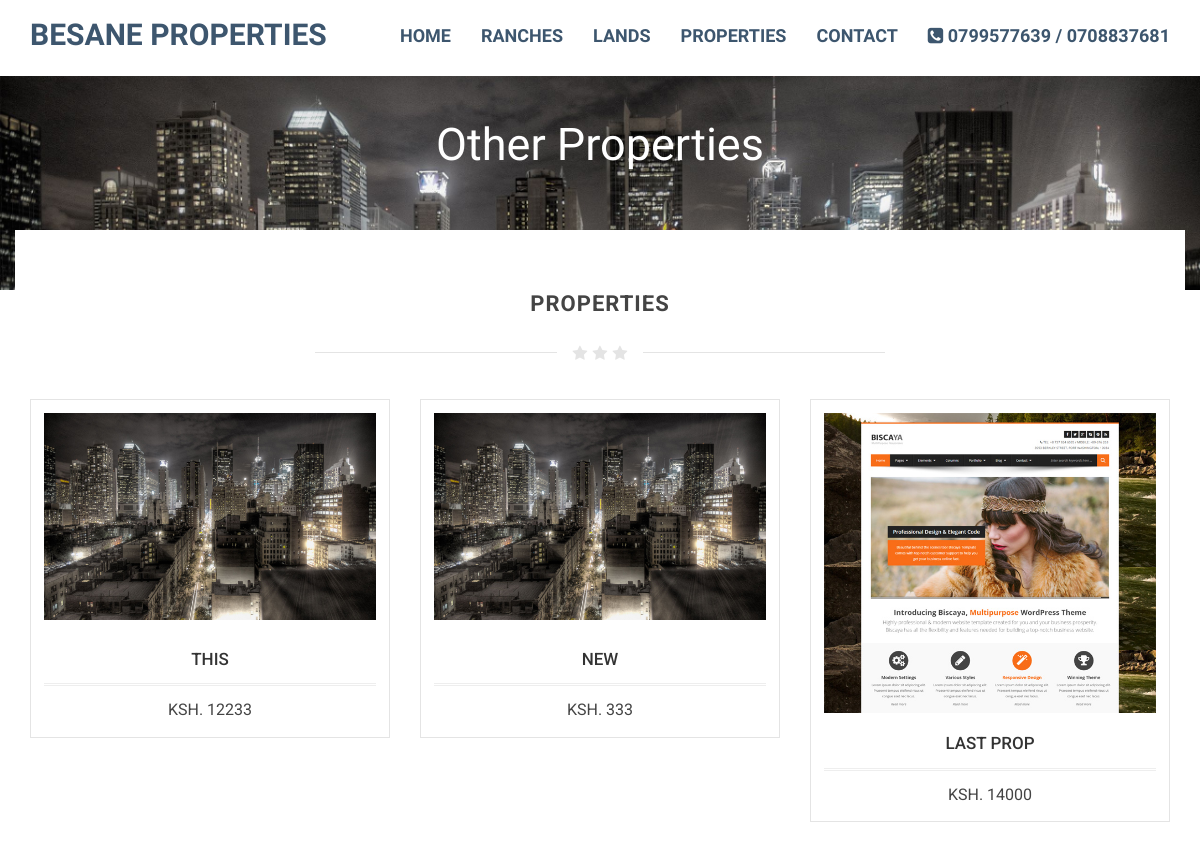
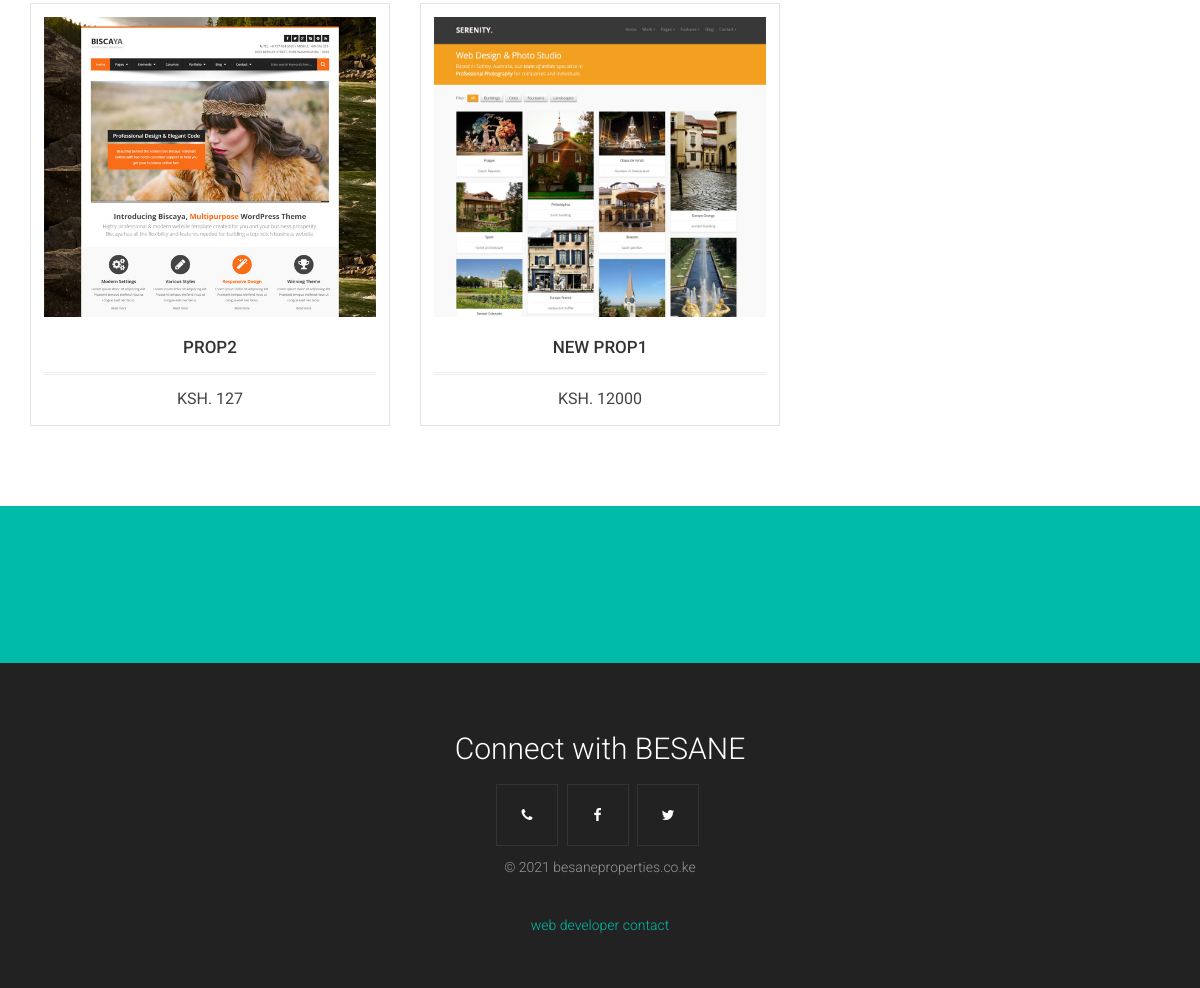
Page /core/viewproperties on the committed database (2 pictures, top to bottom).
### Core/models.py (models this page shows, shortened)
class Property(models.Model):
    pic = models.ImageField(blank=True, null=True)
    name = models.CharField(max_length=255)
    size = models.CharField(max_length=255)
    price = models.IntegerField()
    available = models.BooleanField(default=True)
    Location = models.CharField(max_length=255)
    latest = models.BooleanField(default=False)
    date_created = models.DateTimeField(auto_now_add=True)
    description = models.CharField(max_length=255, blank=True, null=True)
    sold = models.BooleanField(default=False)
    class Meta:
        abstract = True

class OtherProperty(Property):
    def __str__(self):
        return self.name

### Core/views.py (the view, shortened to what this page needs)
# urls.py: path('viewproperties', viewOther, name='viewother'),
def viewOther(request, id=0):
    if request.method == "GET":
        if id == 0:
            otherproperties = OtherProperty.objects.filter(available=True).order_by("-date_created")
            context = {
                'otherproperties': otherproperties,
            }
            return render(request, 'otherproperty.html', context=context)
    else:
        return "INVALID METHOD"

### templates/otherproperty.html (shortened to what this page needs)
{% load static %}
<!DOCTYPE html>
<html>
<head>
<link href="{% static 'assets/css/bootstrap.min.css' %}" rel="stylesheet">
<link href="https://maxcdn.bootstrapcdn.com/font-awesome/4.6.3/css/font-awesome.min.css" rel="stylesheet">
<link href="{% static 'assets/css/style.css' %}" rel="stylesheet">
</head>
<body>
<header class="item header margin-top-0">
	<div class="wrapper">
		{% include 'nav.html' %}
	<div class="container">
		<div class="row">
			<div class="col-md-12 text-center">
				<div class="text-pageheader">
					<div class="subtext-image" data-scrollreveal="enter bottom over 1.7s after 0.1s">
						 Other Properties
					</div>
				</div>
			</div>
		</div>
	</div>
</div>
</header>
<section class="item content">
<div class="container toparea">
	<div class="underlined-title">
		<div class="editContent">
			<h1 class="text-center latestitems">Properties</h1>
		</div>
		<div class="wow-hr type_short">
			<span class="wow-hr-h">
			<i class="fa fa-star"></i>
			<i class="fa fa-star"></i>
			<i class="fa fa-star"></i>
			</span>
		</div>
	</div>
	<div class="row">
		{% for property in otherproperties %}
		<div class="col-md-4">
			<div class="productbox">
				<div class="fadeshop">
					<span class="maxproduct">
						<img src="/media/{{property.pic}}" alt=""></span>
				</div>
				<div class="product-details">
					<a href="#">
					<h1>{{property.name}}</h1>
					</a>
					<span class="price">
					<span class="edd_price">KSH. {{property.price}}</span>
					</span>
				</div>
			</div>
		</div>
		{% endfor %}
	</div>
</div>
</section>
{% include 'footer.html' %}
</body>
</html>

### templates/nav.html (shortened to what this page needs)
<nav role="navigation" class="navbar navbar-white navbar-embossed navbar-lg navbar-fixed-top">
    <div class="container">
        <div class="navbar-header">
            <a href="{% url 'home' %}" class="navbar-brand brand"> BESANE PROPERTIES </a>
        </div>
        <div id="navbar-collapse-02" class="collapse navbar-collapse">
            <ul class="nav navbar-nav navbar-right">
                <li class="propClone"><a href="{% url 'home' %}">Home</a></li>
                <li class="propClone"><a href="{% url 'viewRanches' %}">Ranches</a></li>
                <li class="propClone"><a href="{% url 'viewLands' %}">Lands</a></li>
                <li class="propClone"><a href="{% url 'viewother' %}">Properties</a></li>
                <li class="propClone"><a href="{% url 'contactview' %}">Contact</a></li>
                <li class="propClone"><a href="#"><i class='fa fa-phone-square'></i> <span> 0799577639 / 0708837681</span> </a></li>
            </ul>
        </div>
    </div>
    </nav>

### templates/footer.html (shortened to what this page needs)
<section class="content-block" style="background-color:#00bba7;">
    <div class="container text-center">
    <div class="row">
        <div class="col-sm-10 col-sm-offset-1">
        </div>
    </div>
    </div>
    </section>
    <div class="footer text-center">
        <div class="container">
            <div class="row">
                <p class="footernote">
                     Connect with BESANE
                </p>
                <ul class="social-iconsfooter">
                    <li><a href="#" target="_blank"><i class="fa fa-phone"></i></a></li>
                    <li><a href="#" target="_blank"><i class="fa fa-facebook"></i></a></li>
                    <li><a href="#" target="_blank"><i class="fa fa-twitter"></i></a></li>
                </ul>
                <p>
                     &copy; 2021 besaneproperties.co.ke<br/>
                </p>
                <p>
                   <br/>
                   <a href="#">web developer contact</a>
               </p>
            </div>
        </div>
    </div>

### static/assets/css/style.css (style rules this page uses)
body { font-family:Roboto; font-weight:300; font-size:16px; color:#777; line-height:1.7; }
h1,h2,h3,h4,h5,h6 { font-family:Roboto; font-weight:700; }
.content-block { padding:50px 0; margin-top:50px; }
.navbar-lg { min-height:76px; }
.navbar-lg .navbar-brand { line-height:1; padding-top:20px; padding-bottom:26px; font-size:30px; }
header .navbar-white a { color:#3D566E; font-weight:700; }
.item.content,.item.portfolio,.item.team,.item.pricing,.item.contact { padding-top:40px; padding-bottom:0px; }
header .navbar-white { background:#fff; box-shadow:0px 3px 2px 0px rgba(50,50,50,0.1); }
.item.header { background-image:url(../images/homeimg.jpg); background-repeat:no-repeat; background-position:0% top; background-size:cover; background-attachment:scroll; background-color:rgba(0,0,0,0); }
.navbar-nav,.navbar>.container .navbar-brand { font-family:Dosis; text-transform:uppercase; }
.text-pageheader { text-align:center; color:#fff; z-index:2; position:relative; font-size:45px; line-height:90px; text-transform:uppercase; padding-top:100px; padding-bottom:100px; font-weight:700; font-family:Dosis; }
.subtext-image { text-transform:none; font-weight:100 !Important; }
.toparea { background:#fff; margin-top:-100px; padding-top:30px; }
h1.latestitems { font-size:22px; line-height:28px; color:#444; text-transform:uppercase; letter-spacing:1px; margin-top:0; }
.wow-hr { position:relative; font-size:0; text-align:center; height:24px; margin:auto; margin-top:2%; margin-bottom:3%; width:50%; padding:2px 0; overflow:hidden; clear:both; }
.wow-hr-h:before { left:-13px; margin-left:-50%; background:#f7f7f7; }
.wow-hr-h:after { left:13px; margin-right:-50%; }
.wow-hr-h:before,.wow-hr-h:after { display:inline-block; content:""; height:1px; width:50%; margin-top:9px; vertical-align:top; position:relative; background-color:#e4e4e4; }
.wow-hr-h i { font-size:16px; line-height:20px; height:20px; width:20px; vertical-align:top; text-align:center; color:#e4e4e4; }
img { max-width: 100%; }
.maxproduct { max-height:300px; overflow:hidden; display:inline-block; }
.productbox { background:#fff; padding:13px; border:1px solid #e4e4e4; margin-bottom:30px; }
.productbox h1 { display:block; font-size:17px; text-transform:uppercase; margin-top:15px; border-bottom:double medium #eee; padding-bottom:15px; margin-bottom:10px; font-weight:500; color:#333; }
.product-details { padding:6px 0 0 0; text-align:center; color:#444; }
.productbox .price { font-weight:400; }
.fadeshop { position:relative; max-height:300px; }
.footer ul.social-iconsfooter li { display:inline-block; float:none; position:relative; background:transparent; margin-right:5px; border:1px solid #333; }
.footer ul.social-iconsfooter li a { color:#fff; width:60px; height:60px; line-height:60px; display:inline-block; }
.footer { background:#222; color:#999; font-size:14px; padding:60px 0 40px 0; margin-top:0px; }
ul,ol { -moz-padding-start:0px; -webkit-padding-start:0px; -khtml-padding-start:0px; -o-padding-start:0px; padding-start:0px; padding-left:0px; }
.footernote { font-size:30px; color:#fff; }
.footer a { color:#00bba7; }
@media (min-width:768px) { .navbar-lg .navbar-nav>li>a { padding-top:26px; padding-bottom:26px; font-size:18px; } }

### rows in the picture
OtherProperty: pic (picture), name "THIS", price "12233"
OtherProperty: pic (picture), name "NEW", price "333"
OtherProperty: pic (picture), name "LAST PROP", price "14000"
OtherProperty: pic (picture), name "PROP2", price "127"
OtherProperty: pic (picture), name "NEW PROP1", price "12000"
